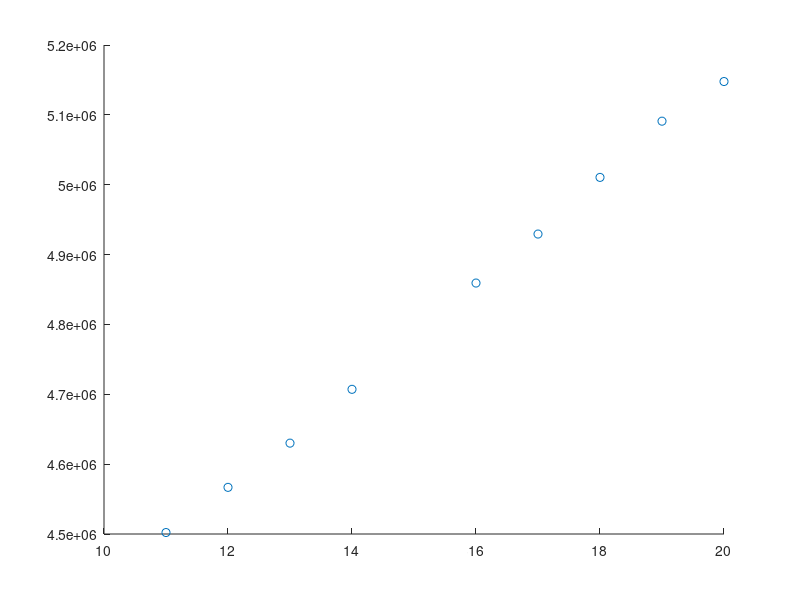

Reproduce this figure in MATLAB. (Note: this script raises an error after producing the figure.)
%Nevilles Method Interpolating Algorithm
% E-Branch

r = input("xp = ");

%example data, example population data vs year 20**
A = [11, 4502104;
     12, 4566769;
     13, 4630077;
     14, 4707103;
     16, 4859250;
     17, 4929384;
     18, 5010476;
     19, 5090955;
     20, 5147712];
 n = 9;
 
 
disp(A);

%display the points on a plot
scatter(A(:,1),A(:,2));
hold on;

P = neville(A,n);
fplot(P);   %plot the appriximation on the same plot


%calculate the value of f(r) using linear approximation between the first
%and last point
l = linear_approximation(A(1,1),A(1,2),A(9,1),A(9,2),r);
scatter([r],[l]); %plot the point (r,l) on the graph

%print l as output
disp("f(xp) by linear approximation:");
disp(l);    

hold off;   %clear the current graph

input("cont?"); % so you can look at and/or save the graph before moving on to the next part

disp("Finding the value of f(xp) using neville point method:");
disp("");

X = zeros(1,n);
for k = 2:n
    X(k) = neville_point(A,n,r,k);
end
%plot a graph of the iterations taken towards the solution
plot(X);

%display the data of the iterations taken towards the solution
disp(X);


%returns the interpolating polynomial P found using nevilles method
%PRE-CONDITIONS: 
%V is a n x 2 matrix, with the values of x in the first column, 
%           and the corresponding values of f in the second row
% n is an integer > 0
function P = neville(V,n)
    syms P;
    if(n == 1)  %recursive base case
        P = V(1,2);
    else
        syms x;  %function variable, P in terms of x
        syms Pi; %take out the last elem: P(i,...j-1)
        syms Pj; %take out the first elem: P(i+1,...j)
        
        Pi = neville(V(1:(end-1),:),n-1); %recursive call 1
        Pj = neville(V(2:end,:),n-1);     %recursive call 2
        
        xi = V(1,1);
        xj = V(n,1);
        %nevilles method formula
        P = ( (x-xi)*Pj - (x-xj)*Pi ) / (xj - xi);
    end
end

%returns the value at xp of the interpolating polynomial found by nevilles
%method using i datapoints
%PRE-CONDITIONS
%pre conditions of neville(V,n)
%xp is a real number
%i is an integer
% 0 < i <= n
function p = neville_point(V,n,xp,i)
    syms P;
    
    %O is the data points in V, but arranged with the closest to xp at the
    %top
    O = V;
    O(:,1) = O(:,1)+(zeros(n,1)-xp);
    O = sortrows(O,'ComparisonMethod','abs');
    
    %take the first i data points of O to make I
    for k = 1:i
        I(k,1) = O(k,1)+xp; % (+xp) reverses (-xp) done earlier
        I(k,2) = O(k,2);
    end
    
    %find the nevilles method interpolating polynomial
    P = neville(I,i);
    
    %to get P(xp) substiture in xp
    p = subs(P,xp);
    
    p = double(p);
end

%returns the value at xp of the interpolating polynomial found by nevilles
%method using i datapoints
%uses a different method to choose datapoints than the one above
%obsolete, chose not to use this at all, keeping it to show process
%PRE-CONDITIONS
%pre conditions of neville(V,n)
%xp is a real number
%i is an integer
% 0 < i <= n
function p = neville_point_t(V,n,xp,i)
    syms P;
    
    %O is the data points in V, but arranged with the closest to xp at the
    %top
    O = V;
    O(:,1) = O(:,1)+(zeros(n,1)-xp);
    O = sortrows(O,'ComparisonMethod','abs');
    
    %take the first i data points of O to make I
    for k = 1:i
        if(rem(k,2) == 0) %if even, take from the top
            I(k,1) = O(k/2,1)+xp; % (+xp) reverses (-xp) done earlier
            I(k,2) = O(k/2,2);
        else              %if odd, take from the bottom.
            I(k,1) = O(n-(floor(k/2)),1)+xp; % (+xp) reverses (-xp) done earlier
            I(k,2) = O(n-(floor(k/2)),2);
        end
    end
    
    %find the nevilles method interpolating polynomial
    P = neville(I,i);
    
    %to get P(xp) substiture in xp
    p = subs(P,xp);
    
    p = double(p);
end

function y = linear_approximation(x1,y1,x2,y2,x)
    M = (y2-y1)/(x2-x1);
    b = y1 - M*x1;
    y = M*x + b;
end
